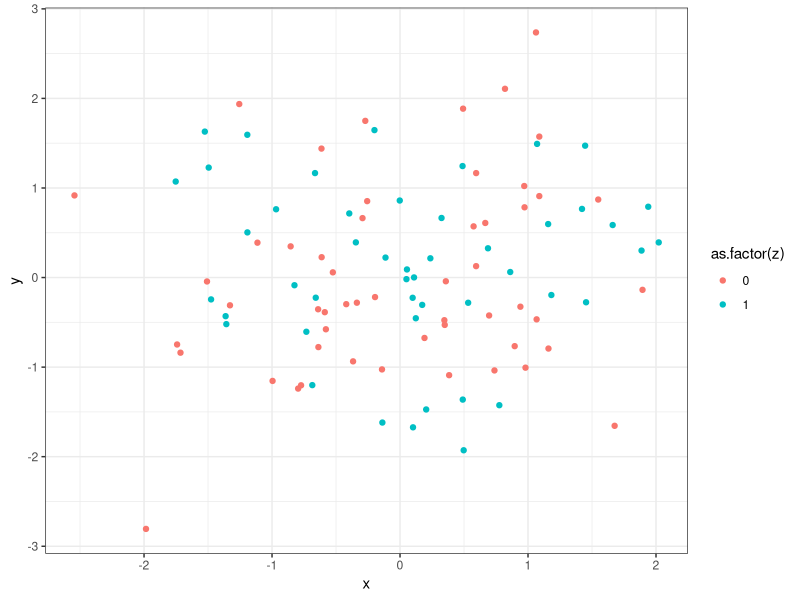

R code for this plot:
## ---- chunk 1
library(ggplot2)
## ---- chunk 2
data = data.frame(x = rnorm(100),
                  y = rnorm(100),
                  z = rbinom(100, 1, .5))
## ---- chunk 3
ggplot(data, aes(x = x, y = y, color = as.factor(z))) +
  geom_point() +
  theme_bw()
